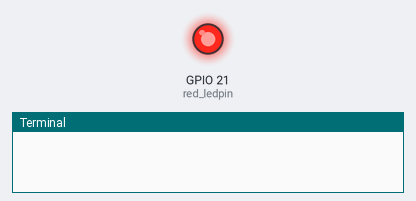
This program was run on a simulated Raspberry Pi (BCM pin numbers). Parts: output pins drawn as LEDs (lit = HIGH), the last lines printed to the terminal. At 5.0 s the program stops and its outputs stay as they are.

Above: at 0.1 s.
At 5.1 s:
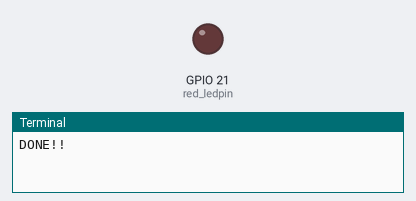
Timing chart, 0 to 6.5 s (numbered marks = the images above):
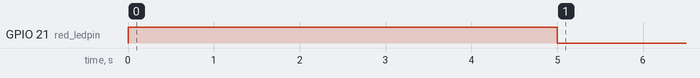

The program:

testGPIO.py
```python
import RPi.GPIO as GPIO
from time import sleep

GPIO.setmode(GPIO.BCM)

red_ledpin = 21

GPIO.setup(red_ledpin, GPIO.OUT)

GPIO.output(red_ledpin, True)
sleep(5)
GPIO.output(red_ledpin, False)

print('DONE!!')
```

Measured:
- by itself, GPIO 21 (red_ledpin): LOW → HIGH at 0.00 s, → LOW 5.0 s later
